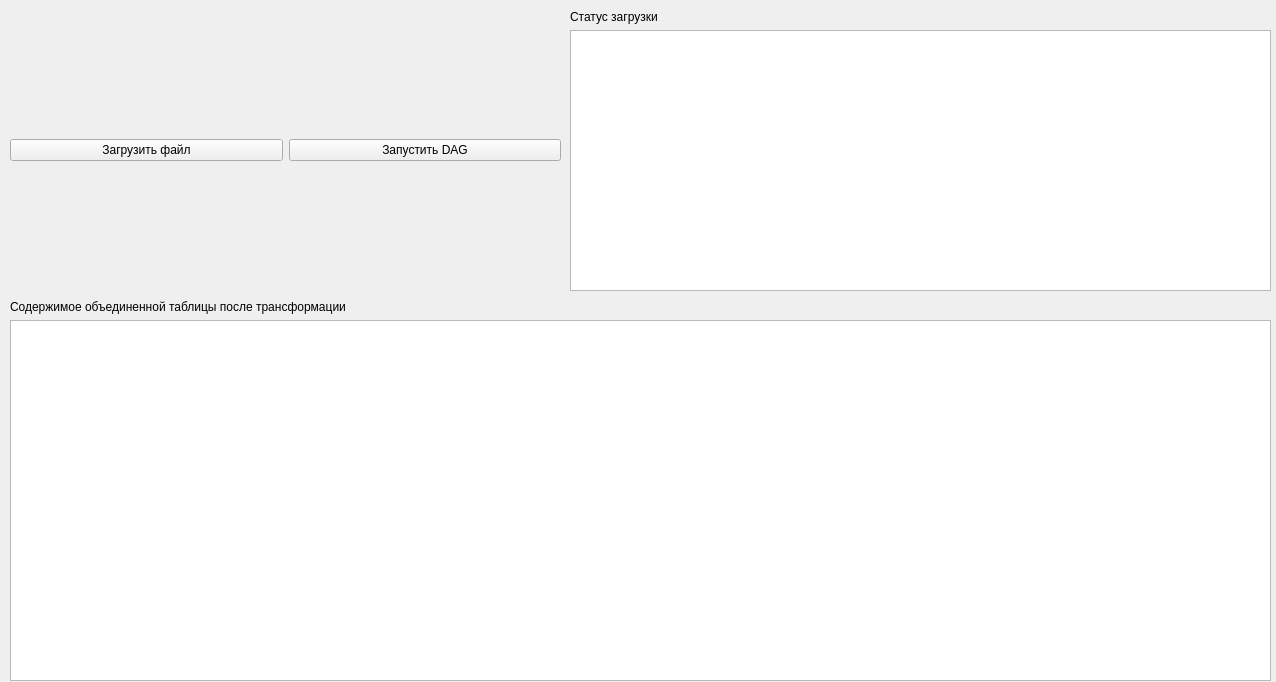
<?xml version="1.0" encoding="UTF-8"?>
<ui version="4.0">
 <class>Widget</class>
 <widget class="QWidget" name="Widget">
  <property name="geometry">
   <rect>
    <x>0</x>
    <y>0</y>
    <width>1276</width>
    <height>682</height>
   </rect>
  </property>
  <property name="windowTitle">
   <string>Widget</string>
  </property>
  <widget class="QWidget" name="horizontalLayoutWidget">
   <property name="geometry">
    <rect>
     <x>10</x>
     <y>10</y>
     <width>551</width>
     <height>281</height>
    </rect>
   </property>
   <layout class="QHBoxLayout" name="horizontalLayout_2">
    <item>
     <widget class="QPushButton" name="btnLoadFiles">
      <property name="text">
       <string>Загрузить файл</string>
      </property>
     </widget>
    </item>
    <item>
     <widget class="QPushButton" name="btnRunDag">
      <property name="text">
       <string>Запустить DAG</string>
      </property>
     </widget>
    </item>
   </layout>
  </widget>
  <widget class="QWidget" name="verticalLayoutWidget">
   <property name="geometry">
    <rect>
     <x>10</x>
     <y>300</y>
     <width>1261</width>
     <height>381</height>
    </rect>
   </property>
   <layout class="QVBoxLayout" name="verticalLayout_2">
    <item>
     <widget class="QLabel" name="label_2">
      <property name="text">
       <string>Содержимое объединенной таблицы после трансформации</string>
      </property>
     </widget>
    </item>
    <item>
     <widget class="QTableView" name="tableData"/>
    </item>
   </layout>
  </widget>
  <widget class="QWidget" name="verticalLayoutWidget_2">
   <property name="geometry">
    <rect>
     <x>570</x>
     <y>10</y>
     <width>701</width>
     <height>281</height>
    </rect>
   </property>
   <layout class="QVBoxLayout" name="verticalLayout_3">
    <item>
     <widget class="QLabel" name="label">
      <property name="text">
       <string>Статус загрузки</string>
      </property>
     </widget>
    </item>
    <item>
     <widget class="QTextEdit" name="textEditStatus"/>
    </item>
   </layout>
  </widget>
 </widget>
 <resources/>
 <connections/>
</ui>
